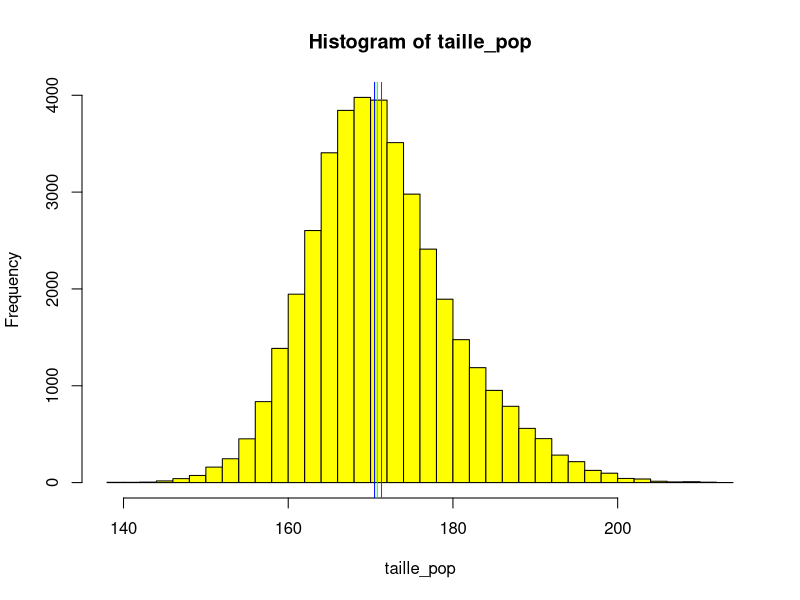

Generate this figure with R:
## ---- chunk 1
knitr::opts_chunk$set(echo = TRUE)
## ---- chunk 2
# Comparaison de x et y
x = c(1,3,2,3,2,5,3,4,2,4,4) 
y = c(3,2,8,8,3,2,3,5,6,7,5)
resultat<-t.test(x,y)
## ---- chunk 3
#Récupérer la p-value : probabilité que les deux échantillons soient d'une même population

resultat$p.value

#Afficher le nombre de degré de liberté (pour calcul du test manuellement), 
#de l'intervalle de confiance ? 95% par défaut,
#le résultat t du test :

resultat$parameter
resultat$conf.int
resultat$statistic
## ---- chunk 4
taille_pop <- c(rnorm(19000,175,10),rnorm(21000,168,6))
ech_h <- c(taille_pop[13:112])
ech_f <- c(taille_pop[22013:22112])
sx_pop = c(rep("M",19000), rep("F",21000))
ordre = 1:length(taille_pop)
ordre = sample(ordre) 
taille_pop = taille_pop[ordre]
sx_pop = sx_pop[ordre]

ech_t1 <- c(taille_pop[13:112])
ech_t2 <- c(taille_pop[1013:1112])
# La population de Périgueux a été recensée et la taille des individus notée.
# On compare deux échantillons d'individus : ech_t1 et ech_t2
# On compare aussi deux échantillons d'hommes et de femmes : ech_h et ech_f
## ---- chunk 5
resultat = t.test(ech_t1, ech_t2, var.equal=TRUE)
resultat$p.value
# Les individus viennent de la même population : celle de Périgueux

## ---- chunk 6
resultat = t.test(ech_h, ech_f, var.equal=TRUE)
resultat$p.value
# Il y a une différence significative entre les hommes et les femmes de Périgueux

## ---- chunk 7
# MOYENNE MOBILE PAR ITERATION
meanbp = function(vector) {
    #Methode cf. Mosteller et Tukey, 1977 : permet de pondérer les valeurs en fonctions de la distance qui les sépare de la médiane
    if (length(vector) >2) {
        EIQ = abs(quantile(vector,probs=0.75)-quantile(vector,probs=0.25))
         Z = (vector - median(vector))/(3*EIQ)
        for (i in c(1:length(vector))) {
           if (abs(Z[i])>1) {Z[i]=1}
        }
        w = (1-Z^2)^2
        moyenne = sum(vector*w)/sum(w)
        #Methode complément A.M. : permet de pondérer les valeurs en fonctions de la distance qui les sépare de la moyenne calculée précédement (1000 cycles maximum)
        for (j in c(1:1000)) {
            moyenne_old = moyenne
                d = abs(vector-moyenne)
                EIQ = (quantile(d,probs=0.75))+(quantile(d,probs=0.25))
                  Z = (vector - moyenne)/(3*EIQ)
                for (i in c(1:length(vector))) {
                   if (abs(Z[i])>1) {Z[i]=1}
                }
                w = (1-Z^2)^2
                moyenne = sum(vector*w)/sum(w)
            variation = sd(vector)/(moyenne_old-moyenne)
            if (moyenne ==moyenne_old) { break } # si moyenne ne bouge plus
            if (variation > 1000) { break} # si le signal sur bruit est élevé
        }
    }
    else {moyenne = mean(vector)}
    return(moyenne)
}
## ---- chunk 8
hist(taille_pop,col="yellow",breaks=40)
abline(v=mean(taille_pop),col="red")
abline(v=median(taille_pop),col="blue")
# Aller copier-coller la fonction meanbp
abline(v=meanbp(taille_pop),col="green")
